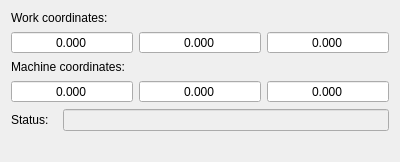
<?xml version="1.0" encoding="UTF-8"?>
<ui version="4.0">
 <class>State</class>
 <widget class="QWidget" name="State">
  <property name="geometry">
   <rect>
    <x>0</x>
    <y>0</y>
    <width>400</width>
    <height>162</height>
   </rect>
  </property>
  <property name="sizePolicy">
   <sizepolicy hsizetype="Minimum" vsizetype="Minimum">
    <horstretch>0</horstretch>
    <verstretch>0</verstretch>
   </sizepolicy>
  </property>
  <property name="windowTitle">
   <string>Form</string>
  </property>
  <layout class="QVBoxLayout" name="verticalLayout">
   <item>
    <layout class="QVBoxLayout" name="verticalLayout_4">
     <item>
      <layout class="QHBoxLayout" name="horizontalLayout_9">
       <item>
        <widget class="QLabel" name="label">
         <property name="text">
          <string>Work coordinates:</string>
         </property>
        </widget>
       </item>
      </layout>
     </item>
     <item>
      <layout class="QHBoxLayout" name="horizontalLayout">
       <item>
        <widget class="QDoubleSpinBox" name="txtWPosX">
         <property name="sizePolicy">
          <sizepolicy hsizetype="Expanding" vsizetype="Fixed">
           <horstretch>0</horstretch>
           <verstretch>0</verstretch>
          </sizepolicy>
         </property>
         <property name="toolTip">
          <string>X</string>
         </property>
         <property name="locale">
          <locale language="C" country="AnyCountry"/>
         </property>
         <property name="alignment">
          <set>Qt::AlignCenter</set>
         </property>
         <property name="readOnly">
          <bool>true</bool>
         </property>
         <property name="buttonSymbols">
          <enum>QAbstractSpinBox::NoButtons</enum>
         </property>
         <property name="decimals">
          <number>3</number>
         </property>
         <property name="minimum">
          <double>-9999.000000000000000</double>
         </property>
         <property name="maximum">
          <double>9999.000000000000000</double>
         </property>
         <property name="value">
          <double>0.000000000000000</double>
         </property>
        </widget>
       </item>
       <item>
        <widget class="QDoubleSpinBox" name="txtWPosY">
         <property name="sizePolicy">
          <sizepolicy hsizetype="Expanding" vsizetype="Fixed">
           <horstretch>0</horstretch>
           <verstretch>0</verstretch>
          </sizepolicy>
         </property>
         <property name="toolTip">
          <string>Y</string>
         </property>
         <property name="locale">
          <locale language="C" country="AnyCountry"/>
         </property>
         <property name="alignment">
          <set>Qt::AlignCenter</set>
         </property>
         <property name="readOnly">
          <bool>true</bool>
         </property>
         <property name="buttonSymbols">
          <enum>QAbstractSpinBox::NoButtons</enum>
         </property>
         <property name="decimals">
          <number>3</number>
         </property>
         <property name="minimum">
          <double>-9999.000000000000000</double>
         </property>
         <property name="maximum">
          <double>9999.000000000000000</double>
         </property>
         <property name="value">
          <double>0.000000000000000</double>
         </property>
        </widget>
       </item>
       <item>
        <widget class="QDoubleSpinBox" name="txtWPosZ">
         <property name="sizePolicy">
          <sizepolicy hsizetype="Expanding" vsizetype="Fixed">
           <horstretch>0</horstretch>
           <verstretch>0</verstretch>
          </sizepolicy>
         </property>
         <property name="toolTip">
          <string>Z</string>
         </property>
         <property name="locale">
          <locale language="C" country="AnyCountry"/>
         </property>
         <property name="alignment">
          <set>Qt::AlignCenter</set>
         </property>
         <property name="readOnly">
          <bool>true</bool>
         </property>
         <property name="buttonSymbols">
          <enum>QAbstractSpinBox::NoButtons</enum>
         </property>
         <property name="decimals">
          <number>3</number>
         </property>
         <property name="minimum">
          <double>-9999.000000000000000</double>
         </property>
         <property name="maximum">
          <double>9999.000000000000000</double>
         </property>
         <property name="value">
          <double>0.000000000000000</double>
         </property>
        </widget>
       </item>
      </layout>
     </item>
    </layout>
   </item>
   <item>
    <layout class="QVBoxLayout" name="verticalLayout_5">
     <item>
      <layout class="QHBoxLayout" name="horizontalLayout_10">
       <item>
        <widget class="QLabel" name="label_2">
         <property name="text">
          <string>Machine coordinates:</string>
         </property>
        </widget>
       </item>
      </layout>
     </item>
     <item>
      <layout class="QHBoxLayout" name="horizontalLayout_3">
       <item>
        <widget class="QDoubleSpinBox" name="txtMPosX">
         <property name="sizePolicy">
          <sizepolicy hsizetype="Expanding" vsizetype="Fixed">
           <horstretch>0</horstretch>
           <verstretch>0</verstretch>
          </sizepolicy>
         </property>
         <property name="toolTip">
          <string>X</string>
         </property>
         <property name="locale">
          <locale language="C" country="AnyCountry"/>
         </property>
         <property name="alignment">
          <set>Qt::AlignCenter</set>
         </property>
         <property name="readOnly">
          <bool>true</bool>
         </property>
         <property name="buttonSymbols">
          <enum>QAbstractSpinBox::NoButtons</enum>
         </property>
         <property name="decimals">
          <number>3</number>
         </property>
         <property name="minimum">
          <double>-9999.000000000000000</double>
         </property>
         <property name="maximum">
          <double>9999.000000000000000</double>
         </property>
         <property name="value">
          <double>0.000000000000000</double>
         </property>
        </widget>
       </item>
       <item>
        <widget class="QDoubleSpinBox" name="txtMPosY">
         <property name="sizePolicy">
          <sizepolicy hsizetype="Expanding" vsizetype="Fixed">
           <horstretch>0</horstretch>
           <verstretch>0</verstretch>
          </sizepolicy>
         </property>
         <property name="toolTip">
          <string>Y</string>
         </property>
         <property name="locale">
          <locale language="C" country="AnyCountry"/>
         </property>
         <property name="alignment">
          <set>Qt::AlignCenter</set>
         </property>
         <property name="readOnly">
          <bool>true</bool>
         </property>
         <property name="buttonSymbols">
          <enum>QAbstractSpinBox::NoButtons</enum>
         </property>
         <property name="decimals">
          <number>3</number>
         </property>
         <property name="minimum">
          <double>-9999.000000000000000</double>
         </property>
         <property name="maximum">
          <double>9999.000000000000000</double>
         </property>
         <property name="value">
          <double>0.000000000000000</double>
         </property>
        </widget>
       </item>
       <item>
        <widget class="QDoubleSpinBox" name="txtMPosZ">
         <property name="sizePolicy">
          <sizepolicy hsizetype="Expanding" vsizetype="Fixed">
           <horstretch>0</horstretch>
           <verstretch>0</verstretch>
          </sizepolicy>
         </property>
         <property name="toolTip">
          <string>Z</string>
         </property>
         <property name="locale">
          <locale language="C" country="AnyCountry"/>
         </property>
         <property name="alignment">
          <set>Qt::AlignCenter</set>
         </property>
         <property name="readOnly">
          <bool>true</bool>
         </property>
         <property name="buttonSymbols">
          <enum>QAbstractSpinBox::NoButtons</enum>
         </property>
         <property name="decimals">
          <number>3</number>
         </property>
         <property name="minimum">
          <double>-9999.000000000000000</double>
         </property>
         <property name="maximum">
          <double>9999.000000000000000</double>
         </property>
         <property name="value">
          <double>0.000000000000000</double>
         </property>
        </widget>
       </item>
      </layout>
     </item>
    </layout>
   </item>
   <item>
    <layout class="QFormLayout" name="formLayout">
     <property name="fieldGrowthPolicy">
      <enum>QFormLayout::AllNonFixedFieldsGrow</enum>
     </property>
     <property name="rowWrapPolicy">
      <enum>QFormLayout::DontWrapRows</enum>
     </property>
     <property name="horizontalSpacing">
      <number>14</number>
     </property>
     <item row="0" column="0">
      <widget class="QLabel" name="Label">
       <property name="text">
        <string>Status:</string>
       </property>
      </widget>
     </item>
     <item row="0" column="1">
      <widget class="QLineEdit" name="txtStatus">
       <property name="enabled">
        <bool>false</bool>
       </property>
       <property name="acceptDrops">
        <bool>false</bool>
       </property>
       <property name="styleSheet">
        <string notr="true">QLineEdit {color: palette(text);}</string>
       </property>
       <property name="alignment">
        <set>Qt::AlignCenter</set>
       </property>
       <property name="readOnly">
        <bool>true</bool>
       </property>
       <property name="status" stdset="0">
        <string/>
       </property>
      </widget>
     </item>
    </layout>
   </item>
  </layout>
 </widget>
 <resources/>
 <connections/>
</ui>
